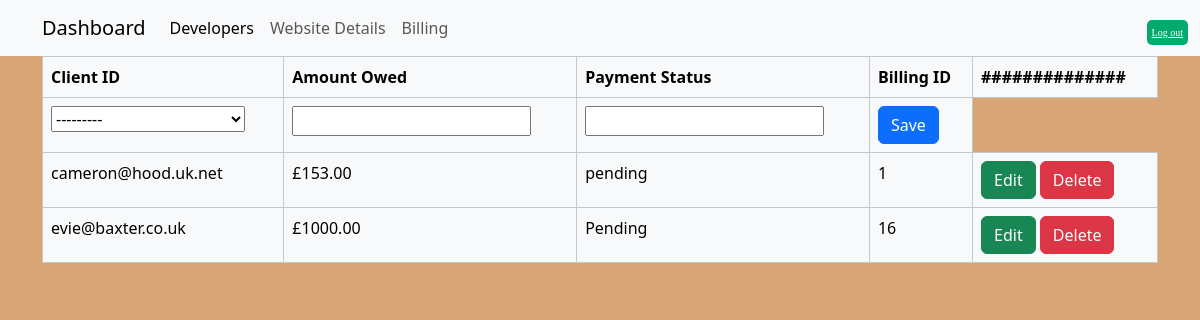
Screenshot of /admin_billing with the database file from the repository.
### WebDev/models.py (models this page shows, shortened)
class Billing(models.Model):
  BillingID = models.BigAutoField(auto_created=True, primary_key=True, blank=False, unique=True)
  ClientID = models.ForeignKey(User, on_delete=models.CASCADE)
  AmountOwed = models.DecimalField(max_digits=100, decimal_places=2, blank=False)
  PaymentStatus = models.CharField(max_length=255, blank=False)

### WebDev/views.py (the view, shortened to what this page needs)
# urls.py: path('admin_billing', views.admin_billing, name='admin_billing'),  # website details
def admin_billing(request):
    context ={}
    form = billing_form()
    bills = Billing.objects.all()
    context['bills'] = bills
    context['form'] = form
    return render(request, 'WebDev/admin_billing.html', context)

### WebDev/forms.py
class billing_form(forms.ModelForm):
    class Meta:
        model=Billing
        fields=['BillingID', 'ClientID', 'AmountOwed', 'PaymentStatus']

### WebDev/templates/WebDev/admin_billing.html (shortened to what this page needs)
<!DOCTYPE html>
{% extends 'WebDev/base.html' %}
{% load static %}
{% block content %}
<head>
</head>
<a href="{% url 'home' %}" class="admin-button" style="position:absolute; right: 1%; top:1%; color: #ffffff;  background-color: #04AA6D;">Log out</a>
 <form method="post" action="{%url 'admin_billing' %}">
<table class = "table table-bordered table-light">
    <tr><th>Client ID</th><th>Amount Owed</th><th>Payment Status</th><th>Billing ID</th><th>##############</th></tr>
    {% if not form.instance.BillingID %}
    <tr>
        {%include 'Webdev/bill_save.html' %}
    </tr>
    {% endif %}
    {% for x in bills %}
        <tr>
            {% if form.instance.BillingID == x.BillingID %}
            {%include 'Webdev/bill_save.html' %}
            {% else %}
            <td>{{x.ClientID}}</td>
            <td>£{{x.AmountOwed}}</td>
            <td>{{x.PaymentStatus}}</td>
            <td>{{x.BillingID}}</td>
            <td>
                <button formnovalidate class="btn btn-success" name="bill_edit" value = "{{x.BillingID}}">Edit</button>
                <button formnovalidate class="btn btn-danger" name="bill_delete" value = "{{x.BillingID}}">Delete</button>
            </td>
            {% endif %}
        </tr>
    {% endfor %}
    </table>
</form>
{% endblock %}

### WebDev/static/WebDev/style.css (style rules this page uses)
.home-body { background-color: #d8a576; background-size: 100px 80px; height: 2000px;; z-index: -10; background: linear-gradient(180deg, #d8a576 40%, #fff5e8 50%); }
.admin-button { font-family: "Times New Roman", Times, serif; background-color: #ffffff; border: none; color: rgb(0, 0, 0); padding: 5px; text-align: center; font-size: 10px; border-radius: 5px; }

### rows the page displays
Billing: ClientID "cameron@hood.uk.net", AmountOwed "153.00", PaymentStatus "pending", BillingID "1"
Billing: ClientID "evie@baxter.co.uk", AmountOwed "1000.00", PaymentStatus "Pending", BillingID "16"
